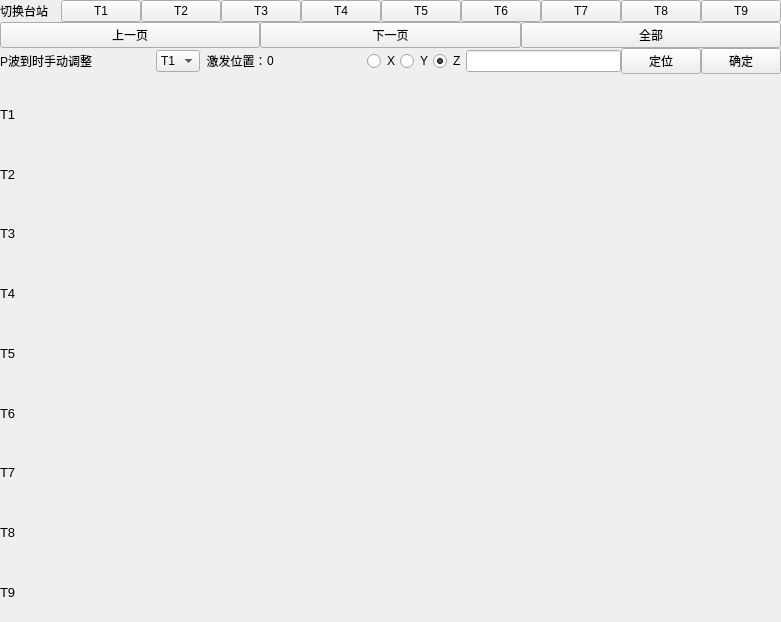
<?xml version="1.0" encoding="UTF-8"?>
<ui version="4.0">
 <class>ShowChart</class>
 <widget class="QWidget" name="ShowChart">
  <property name="enabled">
   <bool>true</bool>
  </property>
  <property name="geometry">
   <rect>
    <x>0</x>
    <y>0</y>
    <width>781</width>
    <height>622</height>
   </rect>
  </property>
  <property name="sizePolicy">
   <sizepolicy hsizetype="Preferred" vsizetype="Preferred">
    <horstretch>0</horstretch>
    <verstretch>0</verstretch>
   </sizepolicy>
  </property>
  <property name="minimumSize">
   <size>
    <width>745</width>
    <height>622</height>
   </size>
  </property>
  <property name="maximumSize">
   <size>
    <width>781</width>
    <height>622</height>
   </size>
  </property>
  <property name="windowTitle">
   <string>Form</string>
  </property>
  <layout class="QVBoxLayout" name="verticalLayout">
   <property name="spacing">
    <number>0</number>
   </property>
   <property name="sizeConstraint">
    <enum>QLayout::SetDefaultConstraint</enum>
   </property>
   <property name="leftMargin">
    <number>0</number>
   </property>
   <property name="topMargin">
    <number>0</number>
   </property>
   <property name="rightMargin">
    <number>0</number>
   </property>
   <property name="bottomMargin">
    <number>0</number>
   </property>
   <item>
    <layout class="QVBoxLayout" name="verticalLayout_2">
     <property name="sizeConstraint">
      <enum>QLayout::SetDefaultConstraint</enum>
     </property>
     <item>
      <layout class="QHBoxLayout" name="horizontalLayout_7">
       <item>
        <widget class="QLabel" name="label">
         <property name="text">
          <string>切换台站</string>
         </property>
        </widget>
       </item>
       <item>
        <widget class="QPushButton" name="T1Button">
         <property name="text">
          <string>T1</string>
         </property>
        </widget>
       </item>
       <item>
        <widget class="QPushButton" name="T2Button">
         <property name="text">
          <string>T2</string>
         </property>
        </widget>
       </item>
       <item>
        <widget class="QPushButton" name="T3Button">
         <property name="text">
          <string>T3</string>
         </property>
        </widget>
       </item>
       <item>
        <widget class="QPushButton" name="T4Button">
         <property name="text">
          <string>T4</string>
         </property>
        </widget>
       </item>
       <item>
        <widget class="QPushButton" name="T5Button">
         <property name="text">
          <string>T5</string>
         </property>
        </widget>
       </item>
       <item>
        <widget class="QPushButton" name="T6Button">
         <property name="text">
          <string>T6</string>
         </property>
        </widget>
       </item>
       <item>
        <widget class="QPushButton" name="T7Button">
         <property name="text">
          <string>T7</string>
         </property>
        </widget>
       </item>
       <item>
        <widget class="QPushButton" name="T8Button">
         <property name="text">
          <string>T8</string>
         </property>
        </widget>
       </item>
       <item>
        <widget class="QPushButton" name="T9Button">
         <property name="text">
          <string>T9</string>
         </property>
        </widget>
       </item>
      </layout>
     </item>
     <item>
      <layout class="QHBoxLayout" name="horizontalLayout_8">
       <property name="bottomMargin">
        <number>0</number>
       </property>
       <item>
        <widget class="QPushButton" name="previousPage">
         <property name="text">
          <string>上一页</string>
         </property>
        </widget>
       </item>
       <item>
        <widget class="QPushButton" name="nextPage">
         <property name="text">
          <string>下一页</string>
         </property>
        </widget>
       </item>
       <item>
        <widget class="QPushButton" name="fulllScreenButton">
         <property name="text">
          <string>全部</string>
         </property>
        </widget>
       </item>
      </layout>
     </item>
     <item>
      <layout class="QHBoxLayout" name="horizontalLayout">
       <property name="bottomMargin">
        <number>10</number>
       </property>
       <item>
        <widget class="QLabel" name="promptLabel">
         <property name="sizePolicy">
          <sizepolicy hsizetype="Expanding" vsizetype="Preferred">
           <horstretch>0</horstretch>
           <verstretch>0</verstretch>
          </sizepolicy>
         </property>
         <property name="text">
          <string>P波到时手动调整</string>
         </property>
        </widget>
       </item>
       <item>
        <widget class="QComboBox" name="comboBox">
         <item>
          <property name="text">
           <string>T1</string>
          </property>
         </item>
         <item>
          <property name="text">
           <string>T2</string>
          </property>
         </item>
         <item>
          <property name="text">
           <string>T3</string>
          </property>
         </item>
         <item>
          <property name="text">
           <string>T4</string>
          </property>
         </item>
         <item>
          <property name="text">
           <string>T5</string>
          </property>
         </item>
         <item>
          <property name="text">
           <string>T6</string>
          </property>
         </item>
         <item>
          <property name="text">
           <string>T7</string>
          </property>
         </item>
         <item>
          <property name="text">
           <string>T8</string>
          </property>
         </item>
         <item>
          <property name="text">
           <string>T9</string>
          </property>
         </item>
        </widget>
       </item>
       <item>
        <widget class="QLabel" name="motiposLocationLabel">
         <property name="text">
          <string>  激发位置：</string>
         </property>
        </widget>
       </item>
       <item>
        <widget class="QLabel" name="locationResultLabel">
         <property name="sizePolicy">
          <sizepolicy hsizetype="Preferred" vsizetype="Preferred">
           <horstretch>0</horstretch>
           <verstretch>0</verstretch>
          </sizepolicy>
         </property>
         <property name="minimumSize">
          <size>
           <width>100</width>
           <height>0</height>
          </size>
         </property>
         <property name="maximumSize">
          <size>
           <width>100</width>
           <height>16777215</height>
          </size>
         </property>
         <property name="text">
          <string>0</string>
         </property>
        </widget>
       </item>
       <item>
        <widget class="QRadioButton" name="tx">
         <property name="text">
          <string>X</string>
         </property>
        </widget>
       </item>
       <item>
        <widget class="QRadioButton" name="ty">
         <property name="text">
          <string>Y</string>
         </property>
        </widget>
       </item>
       <item>
        <widget class="QRadioButton" name="tz">
         <property name="text">
          <string>Z</string>
         </property>
         <property name="checked">
          <bool>true</bool>
         </property>
        </widget>
       </item>
       <item>
        <widget class="QLineEdit" name="intputPWave">
         <property name="text">
          <string/>
         </property>
         <property name="placeholderText">
          <string/>
         </property>
        </widget>
       </item>
       <item>
        <widget class="QPushButton" name="locationAlgorithmButton">
         <property name="text">
          <string>定位</string>
         </property>
        </widget>
       </item>
       <item>
        <widget class="QPushButton" name="saveModifiedPWave">
         <property name="text">
          <string>确定</string>
         </property>
        </widget>
       </item>
      </layout>
     </item>
     <item>
      <widget class="QStackedWidget" name="stackedWidget">
       <property name="enabled">
        <bool>true</bool>
       </property>
       <property name="sizePolicy">
        <sizepolicy hsizetype="Expanding" vsizetype="Expanding">
         <horstretch>0</horstretch>
         <verstretch>0</verstretch>
        </sizepolicy>
       </property>
       <property name="minimumSize">
        <size>
         <width>650</width>
         <height>500</height>
        </size>
       </property>
       <property name="baseSize">
        <size>
         <width>500</width>
         <height>500</height>
        </size>
       </property>
       <property name="currentIndex">
        <number>9</number>
       </property>
       <widget class="QWidget" name="page1">
        <property name="sizePolicy">
         <sizepolicy hsizetype="Expanding" vsizetype="Expanding">
          <horstretch>0</horstretch>
          <verstretch>0</verstretch>
         </sizepolicy>
        </property>
        <property name="minimumSize">
         <size>
          <width>500</width>
          <height>500</height>
         </size>
        </property>
        <layout class="QVBoxLayout" name="verticalLayout_4">
         <item>
          <layout class="QGridLayout" name="gridLayout" rowstretch="0,0,0" columnstretch="0,0">
           <property name="sizeConstraint">
            <enum>QLayout::SetDefaultConstraint</enum>
           </property>
           <item row="1" column="0">
            <widget class="QLabel" name="t1">
             <property name="sizePolicy">
              <sizepolicy hsizetype="Preferred" vsizetype="Preferred">
               <horstretch>0</horstretch>
               <verstretch>0</verstretch>
              </sizepolicy>
             </property>
             <property name="text">
              <string>T1</string>
             </property>
            </widget>
           </item>
           <item row="2" column="1">
            <widget class="QLabel" name="t1Z">
             <property name="sizePolicy">
              <sizepolicy hsizetype="Preferred" vsizetype="Preferred">
               <horstretch>0</horstretch>
               <verstretch>0</verstretch>
              </sizepolicy>
             </property>
             <property name="text">
              <string>Z-垂直</string>
             </property>
            </widget>
           </item>
           <item row="0" column="1">
            <widget class="QLabel" name="t1X">
             <property name="sizePolicy">
              <sizepolicy hsizetype="Preferred" vsizetype="Preferred">
               <horstretch>0</horstretch>
               <verstretch>0</verstretch>
              </sizepolicy>
             </property>
             <property name="text">
              <string>X-东西</string>
             </property>
            </widget>
           </item>
           <item row="1" column="1">
            <widget class="QLabel" name="t1Y">
             <property name="sizePolicy">
              <sizepolicy hsizetype="Preferred" vsizetype="Preferred">
               <horstretch>0</horstretch>
               <verstretch>0</verstretch>
              </sizepolicy>
             </property>
             <property name="text">
              <string>Y-北南</string>
             </property>
            </widget>
           </item>
          </layout>
         </item>
        </layout>
       </widget>
       <widget class="QWidget" name="page2">
        <property name="sizePolicy">
         <sizepolicy hsizetype="Expanding" vsizetype="Expanding">
          <horstretch>0</horstretch>
          <verstretch>0</verstretch>
         </sizepolicy>
        </property>
        <property name="minimumSize">
         <size>
          <width>500</width>
          <height>500</height>
         </size>
        </property>
        <layout class="QVBoxLayout" name="verticalLayout_5">
         <item>
          <layout class="QGridLayout" name="gridLayout_2">
           <item row="0" column="1">
            <widget class="QLabel" name="t2X">
             <property name="text">
              <string>X-东西</string>
             </property>
            </widget>
           </item>
           <item row="1" column="1">
            <widget class="QLabel" name="t2Y">
             <property name="text">
              <string>Y-北南</string>
             </property>
            </widget>
           </item>
           <item row="1" column="0">
            <widget class="QLabel" name="t2">
             <property name="text">
              <string>T2</string>
             </property>
            </widget>
           </item>
           <item row="2" column="1">
            <widget class="QLabel" name="t2Z">
             <property name="text">
              <string>Z-垂直</string>
             </property>
            </widget>
           </item>
          </layout>
         </item>
        </layout>
       </widget>
       <widget class="QWidget" name="page3">
        <property name="sizePolicy">
         <sizepolicy hsizetype="Expanding" vsizetype="Expanding">
          <horstretch>0</horstretch>
          <verstretch>0</verstretch>
         </sizepolicy>
        </property>
        <property name="minimumSize">
         <size>
          <width>500</width>
          <height>500</height>
         </size>
        </property>
        <layout class="QVBoxLayout" name="verticalLayout_6">
         <item>
          <layout class="QGridLayout" name="gridLayout_3">
           <item row="2" column="1">
            <widget class="QLabel" name="t3Z">
             <property name="text">
              <string>Z-垂直</string>
             </property>
            </widget>
           </item>
           <item row="1" column="1">
            <widget class="QLabel" name="t3Y">
             <property name="text">
              <string>Y-北南</string>
             </property>
            </widget>
           </item>
           <item row="0" column="1">
            <widget class="QLabel" name="t3X">
             <property name="text">
              <string>X-东西</string>
             </property>
            </widget>
           </item>
           <item row="1" column="0">
            <widget class="QLabel" name="t3">
             <property name="text">
              <string>T3</string>
             </property>
            </widget>
           </item>
          </layout>
         </item>
        </layout>
       </widget>
       <widget class="QWidget" name="page4">
        <property name="sizePolicy">
         <sizepolicy hsizetype="Expanding" vsizetype="Expanding">
          <horstretch>0</horstretch>
          <verstretch>0</verstretch>
         </sizepolicy>
        </property>
        <layout class="QVBoxLayout" name="verticalLayout_7">
         <item>
          <layout class="QGridLayout" name="gridLayout_4">
           <item row="0" column="1">
            <widget class="QLabel" name="t4X">
             <property name="text">
              <string>X-东西</string>
             </property>
            </widget>
           </item>
           <item row="1" column="1">
            <widget class="QLabel" name="t4Y">
             <property name="text">
              <string>Y-北南</string>
             </property>
            </widget>
           </item>
           <item row="2" column="1">
            <widget class="QLabel" name="t4Z">
             <property name="text">
              <string>Z-垂直</string>
             </property>
            </widget>
           </item>
           <item row="1" column="0">
            <widget class="QLabel" name="t4">
             <property name="text">
              <string>T4</string>
             </property>
            </widget>
           </item>
          </layout>
         </item>
        </layout>
       </widget>
       <widget class="QWidget" name="page5">
        <property name="sizePolicy">
         <sizepolicy hsizetype="Expanding" vsizetype="Expanding">
          <horstretch>0</horstretch>
          <verstretch>0</verstretch>
         </sizepolicy>
        </property>
        <layout class="QVBoxLayout" name="verticalLayout_8">
         <item>
          <layout class="QGridLayout" name="gridLayout_5">
           <item row="2" column="2">
            <widget class="QLabel" name="t5Y">
             <property name="text">
              <string>Y-北南</string>
             </property>
            </widget>
           </item>
           <item row="2" column="0">
            <widget class="QLabel" name="t5">
             <property name="text">
              <string>T5</string>
             </property>
            </widget>
           </item>
           <item row="1" column="2">
            <widget class="QLabel" name="t5X">
             <property name="text">
              <string>X-东西</string>
             </property>
            </widget>
           </item>
           <item row="3" column="2">
            <widget class="QLabel" name="t5Z">
             <property name="text">
              <string>Z-垂直</string>
             </property>
            </widget>
           </item>
          </layout>
         </item>
        </layout>
       </widget>
       <widget class="QWidget" name="page6">
        <property name="sizePolicy">
         <sizepolicy hsizetype="Expanding" vsizetype="Expanding">
          <horstretch>0</horstretch>
          <verstretch>0</verstretch>
         </sizepolicy>
        </property>
        <layout class="QVBoxLayout" name="verticalLayout_9">
         <item>
          <layout class="QGridLayout" name="gridLayout_6">
           <item row="1" column="1">
            <widget class="QLabel" name="t6Y">
             <property name="text">
              <string>Y-北南</string>
             </property>
            </widget>
           </item>
           <item row="2" column="1">
            <widget class="QLabel" name="t6Z">
             <property name="text">
              <string>Z-垂直</string>
             </property>
            </widget>
           </item>
           <item row="1" column="0">
            <widget class="QLabel" name="t6">
             <property name="text">
              <string>T6</string>
             </property>
            </widget>
           </item>
           <item row="0" column="1">
            <widget class="QLabel" name="t6X">
             <property name="text">
              <string>X-东西</string>
             </property>
            </widget>
           </item>
          </layout>
         </item>
        </layout>
       </widget>
       <widget class="QWidget" name="page7">
        <property name="sizePolicy">
         <sizepolicy hsizetype="Expanding" vsizetype="Expanding">
          <horstretch>0</horstretch>
          <verstretch>0</verstretch>
         </sizepolicy>
        </property>
        <layout class="QVBoxLayout" name="verticalLayout_10">
         <item>
          <layout class="QGridLayout" name="gridLayout_7">
           <item row="1" column="1">
            <widget class="QLabel" name="t7Y">
             <property name="text">
              <string>Y-北南</string>
             </property>
            </widget>
           </item>
           <item row="0" column="1">
            <widget class="QLabel" name="t7X">
             <property name="text">
              <string>X-东西</string>
             </property>
            </widget>
           </item>
           <item row="1" column="0">
            <widget class="QLabel" name="t7">
             <property name="text">
              <string>T7</string>
             </property>
            </widget>
           </item>
           <item row="2" column="1">
            <widget class="QLabel" name="t7Z">
             <property name="text">
              <string>Z-垂直</string>
             </property>
            </widget>
           </item>
          </layout>
         </item>
        </layout>
       </widget>
       <widget class="QWidget" name="page8">
        <property name="sizePolicy">
         <sizepolicy hsizetype="Expanding" vsizetype="Expanding">
          <horstretch>0</horstretch>
          <verstretch>0</verstretch>
         </sizepolicy>
        </property>
        <layout class="QVBoxLayout" name="verticalLayout_11">
         <item>
          <layout class="QGridLayout" name="gridLayout_8">
           <item row="0" column="1">
            <widget class="QLabel" name="t8X">
             <property name="text">
              <string>X-东西</string>
             </property>
            </widget>
           </item>
           <item row="1" column="0">
            <widget class="QLabel" name="t8">
             <property name="text">
              <string>T8</string>
             </property>
            </widget>
           </item>
           <item row="1" column="1">
            <widget class="QLabel" name="t8Y">
             <property name="text">
              <string>Y-北南</string>
             </property>
            </widget>
           </item>
           <item row="2" column="1">
            <widget class="QLabel" name="t8Z">
             <property name="text">
              <string>Z-垂直</string>
             </property>
            </widget>
           </item>
          </layout>
         </item>
        </layout>
       </widget>
       <widget class="QWidget" name="page9">
        <property name="sizePolicy">
         <sizepolicy hsizetype="Expanding" vsizetype="Expanding">
          <horstretch>0</horstretch>
          <verstretch>0</verstretch>
         </sizepolicy>
        </property>
        <layout class="QVBoxLayout" name="verticalLayout_12">
         <item>
          <layout class="QGridLayout" name="gridLayout_9">
           <item row="1" column="0">
            <widget class="QLabel" name="t9">
             <property name="text">
              <string>T9</string>
             </property>
            </widget>
           </item>
           <item row="1" column="1">
            <widget class="QLabel" name="t9Y">
             <property name="text">
              <string>Y-北南</string>
             </property>
            </widget>
           </item>
           <item row="0" column="1">
            <widget class="QLabel" name="t9X">
             <property name="text">
              <string>X-东西</string>
             </property>
            </widget>
           </item>
           <item row="2" column="1">
            <widget class="QLabel" name="t9Z">
             <property name="text">
              <string>Z-垂直</string>
             </property>
            </widget>
           </item>
          </layout>
         </item>
        </layout>
       </widget>
       <widget class="QWidget" name="page10">
        <property name="sizePolicy">
         <sizepolicy hsizetype="Expanding" vsizetype="Expanding">
          <horstretch>0</horstretch>
          <verstretch>0</verstretch>
         </sizepolicy>
        </property>
        <property name="font">
         <font>
          <pointsize>6</pointsize>
         </font>
        </property>
        <layout class="QVBoxLayout" name="verticalLayout_13">
         <property name="spacing">
          <number>0</number>
         </property>
         <property name="leftMargin">
          <number>0</number>
         </property>
         <property name="topMargin">
          <number>0</number>
         </property>
         <property name="rightMargin">
          <number>0</number>
         </property>
         <property name="bottomMargin">
          <number>0</number>
         </property>
         <item>
          <layout class="QGridLayout" name="gridLayout_10">
           <property name="spacing">
            <number>0</number>
           </property>
           <item row="6" column="0">
            <widget class="QLabel" name="tt7">
             <property name="font">
              <font>
               <pointsize>10</pointsize>
              </font>
             </property>
             <property name="text">
              <string>T7</string>
             </property>
            </widget>
           </item>
           <item row="0" column="0">
            <widget class="QLabel" name="tt1">
             <property name="font">
              <font>
               <pointsize>10</pointsize>
              </font>
             </property>
             <property name="text">
              <string>T1</string>
             </property>
            </widget>
           </item>
           <item row="3" column="0">
            <widget class="QLabel" name="tt4">
             <property name="font">
              <font>
               <pointsize>10</pointsize>
              </font>
             </property>
             <property name="text">
              <string>T4</string>
             </property>
            </widget>
           </item>
           <item row="2" column="0">
            <widget class="QLabel" name="tt3">
             <property name="font">
              <font>
               <pointsize>10</pointsize>
              </font>
             </property>
             <property name="text">
              <string>T3</string>
             </property>
            </widget>
           </item>
           <item row="8" column="0">
            <widget class="QLabel" name="tt9">
             <property name="font">
              <font>
               <pointsize>10</pointsize>
              </font>
             </property>
             <property name="text">
              <string>T9</string>
             </property>
            </widget>
           </item>
           <item row="7" column="0">
            <widget class="QLabel" name="tt8">
             <property name="font">
              <font>
               <pointsize>10</pointsize>
              </font>
             </property>
             <property name="text">
              <string>T8</string>
             </property>
            </widget>
           </item>
           <item row="1" column="0">
            <widget class="QLabel" name="tt2">
             <property name="font">
              <font>
               <pointsize>10</pointsize>
              </font>
             </property>
             <property name="text">
              <string>T2</string>
             </property>
            </widget>
           </item>
           <item row="5" column="0">
            <widget class="QLabel" name="tt6">
             <property name="font">
              <font>
               <pointsize>10</pointsize>
              </font>
             </property>
             <property name="text">
              <string>T6</string>
             </property>
            </widget>
           </item>
           <item row="4" column="0">
            <widget class="QLabel" name="tt5">
             <property name="font">
              <font>
               <pointsize>10</pointsize>
              </font>
             </property>
             <property name="text">
              <string>T5</string>
             </property>
            </widget>
           </item>
          </layout>
         </item>
        </layout>
       </widget>
      </widget>
     </item>
    </layout>
   </item>
  </layout>
 </widget>
 <resources/>
 <connections/>
</ui>
